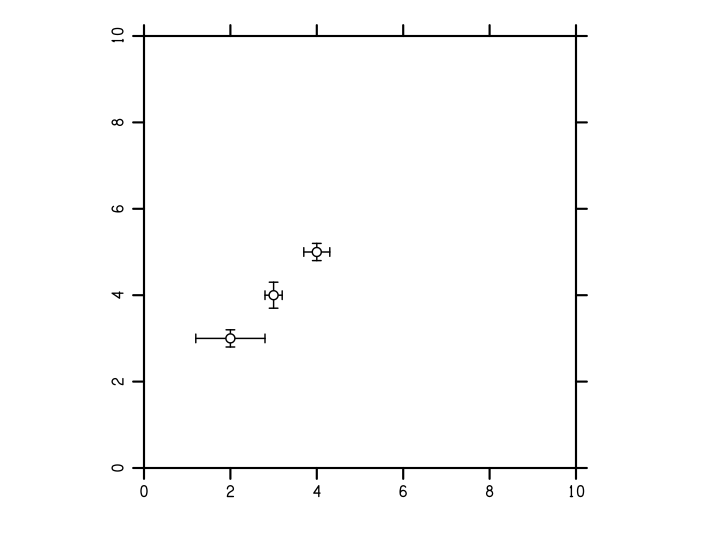

Write gnuplot code to recreate this figure.
; dblerr.plt - demostrate macro that plots X and Y error bars
;   
;============================ macro definition ===================================
% define dblerr ; X, Y, YSD, XSD
p=pltype : l=lintype
; This part draws the line between + and - one SD along the X axis
pltype=2 : lintype=0
$1-$4  $2
$1+$4  $2
plot
; This part draws the vertical bars on the error bars for the X axis variable
D = SYMSIZ*[EBWID * (XLEN + YLEN) * (YMAX - YMIN) / (2 * YLEN * YPER)]
$1-$4  $2+D
$1-$4  $2-D
plot
$1+$4  $2+D
$1+$4  $2-D
plot
; This part draws the symbol at the correct location, and the Y axis error bar
pltype=1
$1 $2 $3
plot
lintype=(l) : pltype=(p)
%%
;==================================================================================

%dblerr 2 3 0.2 0.8
%dblerr 3 4 0.3 0.2
%dblerr 4 5 0.2 0.3
